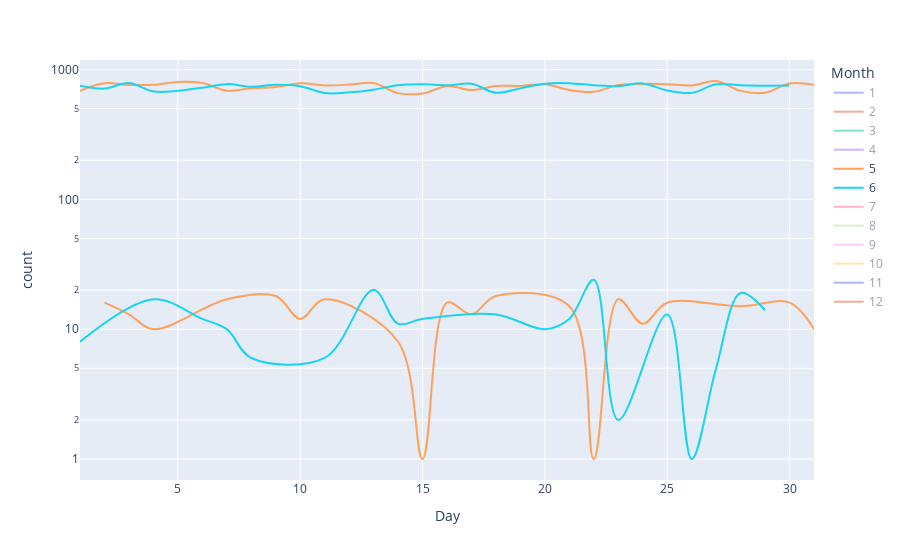

Write notebook code for a chart like this one.
### Code cell
fig = px.line(temp2, x="Day", y="count", color="Month", line_group="isFraud", hover_name="isFraud",
        line_shape="spline", render_mode="svg", log_y=True)
fig.show()

### Figure 1 — Plotly figure (JSON) as saved in the notebook; plotly's stock layout.template omitted (floating-point values rounded to 4 significant figures)
{"data": [{"hovertemplate": "<b>%{hovertext}</b><br><br>Month=1<br>isFraud=No<br>Day=%{x}<br>count=%{y}<extra></extra>", "hovertext": ["No", "No", "No", "No", "No", "No", "No", "No", "No", "No", "No", "No", "No", "No", "No", "No", "No", "No", "No", "No", "No", "No", "No", "No", "No", "No", "No", "No", "No", "No", "No"], "legendgroup": "1", "line": {"color": "#636efa", "dash": "solid", "shape": "spline"}, "marker": {"symbol": "circle"}, "mode": "lines", "name": "1", "orientation": "v", "showlegend": true, "type": "scatter", "visible": "legendonly", "x": [1, 2, 3, 4, 5, 6, 7, 8, 9, 10, 11, 12, 13, 14, 15, 16, 17, 18, 19, 20, 21, 22, 23, 24, 25, 26, 27, 28, 29, 30, 31], "xaxis": "x", "y": [800, 660, 755, 764, 723, 762, 761, 626, 701, 768, 767, 796, 745, 760, 688, 704, 739, 736, 751, 809, 755, 708, 660, 792, 730, 741, 772, 744, 644, 649, 775], "yaxis": "y"}, {"hovertemplate": "<b>%{hovertext}</b><br><br>Month=1<br>isFraud=Yes<br>Day=%{x}<br>count=%{y}<extra></extra>", "hovertext": ["Yes", "Yes", "Yes", "Yes", "Yes", "Yes", "Yes", "Yes", "Yes", "Yes", "Yes", "Yes", "Yes", "Yes", "Yes", "Yes", "Yes", "Yes", "Yes", "Yes"], "legendgroup": "1", "line": {"color": "#636efa", "dash": "solid", "shape": "spline"}, "marker": {"symbol": "circle"}, "mode": "lines", "name": "1", "orientation": "v", "showlegend": false, "type": "scatter", "visible": "legendonly", "x": [1, 3, 4, 5, 8, 9, 10, 11, 12, 15, 17, 18, 19, 22, 23, 24, 25, 26, 29, 31], "xaxis": "x", "y": [11, 14, 11, 1, 14, 2, 10, 4, 15, 7, 9, 10, 7, 11, 1, 8, 15, 20, 14, 19], "yaxis": "y"}, {"hovertemplate": "<b>%{hovertext}</b><br><br>Month=2<br>isFraud=No<br>Day=%{x}<br>count=%{y}<extra></extra>", "hovertext": ["No", "No", "No", "No", "No", "No", "No", "No", "No", "No", "No", "No", "No", "No", "No", "No", "No", "No", "No", "No", "No", "No", "No", "No", "No", "No", "No", "No"], "legendgroup": "2", "line": {"color": "#EF553B", "dash": "solid", "shape": "spline"}, "marker": {"symbol": "circle"}, "mode": "lines", "name": "2", "orientation": "v", "showlegend": true, "type": "scatter", "visible": "legendonly", "x": [1, 2, 3, 4, 5, 6, 7, 8, 9, 10, 11, 12, 13, 14, 15, 16, 17, 18, 19, 20, 21, 22, 23, 24, 25, 26, 27, 28], "xaxis": "x", "y": [740, 764, 808, 782, 661, 676, 787, 741, 752, 775, 753, 703, 698, 792, 780, 760, 743, 773, 674, 697, 777, 750, 736, 735, 792, 661, 668, 767], "yaxis": "y"}, {"hovertemplate": "<b>%{hovertext}</b><br><br>Month=2<br>isFraud=Yes<br>Day=%{x}<br>count=%{y}<extra></extra>", "hovertext": ["Yes", "Yes", "Yes", "Yes", "Yes", "Yes", "Yes", "Yes", "Yes", "Yes", "Yes", "Yes", "Yes", "Yes", "Yes", "Yes", "Yes"], "legendgroup": "2", "line": {"color": "#EF553B", "dash": "solid", "shape": "spline"}, "marker": {"symbol": "circle"}, "mode": "lines", "name": "2", "orientation": "v", "showlegend": false, "type": "scatter", "visible": "legendonly", "x": [1, 2, 5, 7, 8, 9, 12, 14, 15, 16, 19, 21, 22, 23, 25, 26, 28], "xaxis": "x", "y": [13, 16, 8, 4, 5, 3, 12, 11, 14, 15, 13, 8, 12, 11, 1, 4, 6], "yaxis": "y"}, {"hovertemplate": "<b>%{hovertext}</b><br><br>Month=3<br>isFraud=No<br>Day=%{x}<br>count=%{y}<extra></extra>", "hovertext": ["No", "No", "No", "No", "No", "No", "No", "No", "No", "No", "No", "No", "No", "No", "No", "No", "No", "No", "No", "No", "No", "No", "No", "No", "No", "No", "No", "No", "No", "No", "No"], "legendgroup": "3", "line": {"color": "#00cc96", "dash": "solid", "shape": "spline"}, "marker": {"symbol": "circle"}, "mode": "lines", "name": "3", "orientation": "v", "showlegend": true, "type": "scatter", "visible": "legendonly", "x": [1, 2, 3, 4, 5, 6, 7, 8, 9, 10, 11, 12, 13, 14, 15, 16, 17, 18, 19, 20, 21, 22, 23, 24, 25, 26, 27, 28, 29, 30, 31], "xaxis": "x", "y": [730, 773, 725, 759, 658, 675, 716, 762, 783, 828, 790, 734, 663, 737, 743, 754, 736, 785, 735, 711, 759, 789, 775, 721, 764, 727, 756, 740, 776, 735, 788], "yaxis": "y"}, {"hovertemplate": "<b>%{hovertext}</b><br><br>Month=3<br>isFraud=Yes<br>Day=%{x}<br>count=%{y}<extra></extra>", "hovertext": ["Yes", "Yes", "Yes", "Yes", "Yes", "Yes", "Yes", "Yes", "Yes", "Yes", "Yes", "Yes", "Yes", "Yes", "Yes", "Yes", "Yes", "Yes", "Yes", "Yes"], "legendgroup": "3", "line": {"color": "#00cc96", "dash": "solid", "shape": "spline"}, "marker": {"symbol": "circle"}, "mode": "lines", "name": "3", "orientation": "v", "showlegend": false, "type": "scatter", "visible": "legendonly", "x": [1, 2, 5, 7, 8, 9, 12, 13, 14, 15, 16, 19, 21, 22, 23, 25, 26, 28, 29, 30], "xaxis": "x", "y": [5, 6, 3, 9, 19, 14, 14, 2, 13, 13, 8, 17, 22, 10, 9, 3, 8, 14, 13, 13], "yaxis": "y"}, {"hovertemplate": "<b>%{hovertext}</b><br><br>Month=4<br>isFraud=No<br>Day=%{x}<br>count=%{y}<extra></extra>", "hovertext": ["No", "No", "No", "No", "No", "No", "No", "No", "No", "No", "No", "No", "No", "No", "No", "No", "No", "No", "No", "No", "No", "No", "No", "No", "No", "No", "No", "No", "No", "No"], "legendgroup": "4", "line": {"color": "#ab63fa", "dash": "solid", "shape": "spline"}, "marker": {"symbol": "circle"}, "mode": "lines", "name": "4", "orientation": "v", "showlegend": true, "type": "scatter", "visible": "legendonly", "x": [1, 2, 3, 4, 5, 6, 7, 8, 9, 10, 11, 12, 13, 14, 15, 16, 17, 18, 19, 20, 21, 22, 23, 24, 25, 26, 27, 28, 29, 30], "xaxis": "x", "y": [759, 693, 704, 723, 742, 765, 735, 762, 741, 641, 768, 722, 743, 766, 800, 666, 675, 767, 762, 740, 743, 770, 689, 693, 805, 738, 712, 761, 733, 676], "yaxis": "y"}, {"hovertemplate": "<b>%{hovertext}</b><br><br>Month=4<br>isFraud=Yes<br>Day=%{x}<br>count=%{y}<extra></extra>", "hovertext": ["Yes", "Yes", "Yes", "Yes", "Yes", "Yes", "Yes", "Yes", "Yes", "Yes", "Yes", "Yes", "Yes", "Yes", "Yes", "Yes", "Yes", "Yes"], "legendgroup": "4", "line": {"color": "#ab63fa", "dash": "solid", "shape": "spline"}, "marker": {"symbol": "circle"}, "mode": "lines", "name": "4", "orientation": "v", "showlegend": false, "type": "scatter", "visible": "legendonly", "x": [2, 4, 5, 6, 9, 11, 12, 13, 16, 18, 19, 20, 22, 23, 25, 26, 27, 30], "xaxis": "x", "y": [13, 15, 18, 9, 10, 13, 13, 5, 10, 12, 9, 21, 1, 16, 13, 14, 16, 10], "yaxis": "y"}, {"hovertemplate": "<b>%{hovertext}</b><br><br>Month=5<br>isFraud=No<br>Day=%{x}<br>count=%{y}<extra></extra>", "hovertext": ["No", "No", "No", "No", "No", "No", "No", "No", "No", "No", "No", "No", "No", "No", "No", "No", "No", "No", "No", "No", "No", "No", "No", "No", "No", "No", "No", "No", "No", "No", "No"], "legendgroup": "5", "line": {"color": "#FFA15A", "dash": "solid", "shape": "spline"}, "marker": {"symbol": "circle"}, "mode": "lines", "name": "5", "orientation": "v", "showlegend": true, "type": "scatter", "visible": true, "x": [1, 2, 3, 4, 5, 6, 7, 8, 9, 10, 11, 12, 13, 14, 15, 16, 17, 18, 19, 20, 21, 22, 23, 24, 25, 26, 27, 28, 29, 30, 31], "xaxis": "x", "y": [686, 784, 761, 763, 802, 788, 686, 716, 734, 785, 755, 766, 786, 658, 654, 745, 695, 748, 748, 769, 696, 674, 759, 775, 772, 754, 816, 685, 662, 781, 763], "yaxis": "y"}, {"hovertemplate": "<b>%{hovertext}</b><br><br>Month=5<br>isFraud=Yes<br>Day=%{x}<br>count=%{y}<extra></extra>", "hovertext": ["Yes", "Yes", "Yes", "Yes", "Yes", "Yes", "Yes", "Yes", "Yes", "Yes", "Yes", "Yes", "Yes", "Yes", "Yes", "Yes", "Yes", "Yes", "Yes", "Yes"], "legendgroup": "5", "line": {"color": "#FFA15A", "dash": "solid", "shape": "spline"}, "marker": {"symbol": "circle"}, "mode": "lines", "name": "5", "orientation": "v", "showlegend": false, "type": "scatter", "visible": true, "x": [2, 3, 4, 7, 9, 10, 11, 14, 15, 16, 17, 18, 21, 22, 23, 24, 25, 28, 30, 31], "xaxis": "x", "y": [16, 13, 10, 17, 18, 12, 17, 8, 1, 16, 13, 18, 15, 1, 17, 11, 16, 15, 16, 10], "yaxis": "y"}, {"hovertemplate": "<b>%{hovertext}</b><br><br>Month=6<br>isFraud=No<br>Day=%{x}<br>count=%{y}<extra></extra>", "hovertext": ["No", "No", "No", "No", "No", "No", "No", "No", "No", "No", "No", "No", "No", "No", "No", "No", "No", "No", "No", "No", "No", "No", "No", "No", "No", "No", "No", "No", "No", "No"], "legendgroup": "6", "line": {"color": "#19d3f3", "dash": "solid", "shape": "spline"}, "marker": {"symbol": "circle"}, "mode": "lines", "name": "6", "orientation": "v", "showlegend": true, "type": "scatter", "visible": true, "x": [1, 2, 3, 4, 5, 6, 7, 8, 9, 10, 11, 12, 13, 14, 15, 16, 17, 18, 19, 20, 21, 22, 23, 24, 25, 26, 27, 28, 29, 30], "xaxis": "x", "y": [750, 713, 787, 678, 686, 725, 772, 738, 763, 743, 659, 667, 700, 757, 769, 756, 777, 662, 716, 778, 785, 757, 743, 782, 689, 661, 769, 757, 751, 753], "yaxis": "y"}, {"hovertemplate": "<b>%{hovertext}</b><br><br>Month=6<br>isFraud=Yes<br>Day=%{x}<br>count=%{y}<extra></extra>", "hovertext": ["Yes", "Yes", "Yes", "Yes", "Yes", "Yes", "Yes", "Yes", "Yes", "Yes", "Yes", "Yes", "Yes", "Yes", "Yes", "Yes", "Yes", "Yes", "Yes"], "legendgroup": "6", "line": {"color": "#19d3f3", "dash": "solid", "shape": "spline"}, "marker": {"symbol": "circle"}, "mode": "lines", "name": "6", "orientation": "v", "showlegend": false, "type": "scatter", "visible": true, "x": [1, 4, 6, 7, 8, 11, 13, 14, 15, 18, 20, 21, 22, 23, 25, 26, 27, 28, 29], "xaxis": "x", "y": [8, 17, 12, 10, 6, 6, 20, 11, 12, 13, 10, 12, 24, 2, 13, 1, 5, 19, 14], "yaxis": "y"}, {"hovertemplate": "<b>%{hovertext}</b><br><br>Month=7<br>isFraud=No<br>Day=%{x}<br>count=%{y}<extra></extra>", "hovertext": ["No", "No", "No", "No", "No", "No", "No", "No", "No", "No", "No", "No", "No", "No", "No", "No", "No", "No", "No", "No", "No", "No", "No", "No", "No", "No", "No", "No", "No", "No", "No"], "legendgroup": "7", "line": {"color": "#FF6692", "dash": "solid", "shape": "spline"}, "marker": {"symbol": "circle"}, "mode": "lines", "name": "7", "orientation": "v", "showlegend": true, "type": "scatter", "visible": "legendonly", "x": [1, 2, 3, 4, 5, 6, 7, 8, 9, 10, 11, 12, 13, 14, 15, 16, 17, 18, 19, 20, 21, 22, 23, 24, 25, 26, 27, 28, 29, 30, 31], "xaxis": "x", "y": [762, 704, 717, 780, 737, 766, 761, 790, 674, 704, 746, 784, 766, 819, 754, 693, 697, 812, 737, 808, 790, 799, 668, 701, 791, 767, 751, 768, 745, 646, 666], "yaxis": "y"}, {"hovertemplate": "<b>%{hovertext}</b><br><br>Month=7<br>isFraud=Yes<br>Day=%{x}<br>count=%{y}<extra></extra>", "hovertext": ["Yes", "Yes", "Yes", "Yes", "Yes", "Yes", "Yes", "Yes", "Yes", "Yes", "Yes", "Yes", "Yes", "Yes", "Yes", "Yes", "Yes", "Yes", "Yes"], "legendgroup": "7", "line": {"color": "#FF6692", "dash": "solid", "shape": "spline"}, "marker": {"symbol": "circle"}, "mode": "lines", "name": "7", "orientation": "v", "showlegend": false, "type": "scatter", "visible": "legendonly", "x": [1, 2, 4, 5, 6, 9, 11, 12, 13, 16, 18, 19, 20, 23, 24, 25, 26, 27, 30], "xaxis": "x", "y": [2, 9, 7, 5, 8, 10, 6, 6, 1, 8, 7, 12, 13, 18, 1, 5, 14, 8, 16], "yaxis": "y"}, {"hovertemplate": "<b>%{hovertext}</b><br><br>Month=8<br>isFraud=No<br>Day=%{x}<br>count=%{y}<extra></extra>", "hovertext": ["No", "No", "No", "No", "No", "No", "No", "No", "No", "No", "No", "No", "No", "No", "No", "No", "No", "No", "No", "No", "No", "No", "No", "No", "No", "No", "No", "No", "No", "No", "No"], "legendgroup": "8", "line": {"color": "#B6E880", "dash": "solid", "shape": "spline"}, "marker": {"symbol": "circle"}, "mode": "lines", "name": "8", "orientation": "v", "showlegend": true, "type": "scatter", "visible": "legendonly", "x": [1, 2, 3, 4, 5, 6, 7, 8, 9, 10, 11, 12, 13, 14, 15, 16, 17, 18, 19, 20, 21, 22, 23, 24, 25, 26, 27, 28, 29, 30, 31], "xaxis": "x", "y": [768, 768, 719, 737, 777, 699, 714, 753, 759, 706, 731, 770, 688, 689, 753, 758, 763, 759, 741, 726, 709, 758, 780, 777, 723, 787, 679, 694, 761, 778, 735], "yaxis": "y"}, {"hovertemplate": "<b>%{hovertext}</b><br><br>Month=8<br>isFraud=Yes<br>Day=%{x}<br>count=%{y}<extra></extra>", "hovertext": ["Yes", "Yes", "Yes", "Yes", "Yes", "Yes", "Yes", "Yes", "Yes", "Yes", "Yes", "Yes", "Yes", "Yes", "Yes", "Yes", "Yes", "Yes", "Yes", "Yes"], "legendgroup": "8", "line": {"color": "#B6E880", "dash": "solid", "shape": "spline"}, "marker": {"symbol": "circle"}, "mode": "lines", "name": "8", "orientation": "v", "showlegend": false, "type": "scatter", "visible": "legendonly", "x": [1, 2, 3, 6, 8, 9, 10, 13, 15, 16, 17, 20, 22, 23, 24, 25, 27, 29, 30, 31], "xaxis": "x", "y": [12, 21, 21, 19, 24, 12, 15, 11, 9, 11, 9, 8, 9, 8, 10, 1, 11, 10, 12, 14], "yaxis": "y"}, {"hovertemplate": "<b>%{hovertext}</b><br><br>Month=9<br>isFraud=No<br>Day=%{x}<br>count=%{y}<extra></extra>", "hovertext": ["No", "No", "No", "No", "No", "No", "No", "No", "No", "No", "No", "No", "No", "No", "No", "No", "No", "No", "No", "No", "No", "No", "No", "No", "No", "No", "No", "No", "No", "No"], "legendgroup": "9", "line": {"color": "#FF97FF", "dash": "solid", "shape": "spline"}, "marker": {"symbol": "circle"}, "mode": "lines", "name": "9", "orientation": "v", "showlegend": true, "type": "scatter", "visible": "legendonly", "x": [1, 2, 3, 4, 5, 6, 7, 8, 9, 10, 11, 12, 13, 14, 15, 16, 17, 18, 19, 20, 21, 22, 23, 24, 25, 26, 27, 28, 29, 30], "xaxis": "x", "y": [726, 759, 663, 713, 783, 775, 747, 778, 725, 676, 719, 722, 776, 732, 761, 744, 673, 755, 733, 746, 769, 792, 804, 689, 714, 773, 760, 764, 730, 768], "yaxis": "y"}, {"hovertemplate": "<b>%{hovertext}</b><br><br>Month=9<br>isFraud=Yes<br>Day=%{x}<br>count=%{y}<extra></extra>", "hovertext": ["Yes", "Yes", "Yes", "Yes", "Yes", "Yes", "Yes", "Yes", "Yes", "Yes", "Yes", "Yes", "Yes", "Yes", "Yes", "Yes", "Yes", "Yes"], "legendgroup": "9", "line": {"color": "#FF97FF", "dash": "solid", "shape": "spline"}, "marker": {"symbol": "circle"}, "mode": "lines", "name": "9", "orientation": "v", "showlegend": false, "type": "scatter", "visible": "legendonly", "x": [2, 3, 5, 6, 7, 10, 12, 13, 14, 16, 17, 19, 20, 21, 24, 26, 27, 28], "xaxis": "x", "y": [2, 17, 13, 10, 10, 10, 6, 5, 2, 2, 8, 3, 4, 10, 11, 8, 12, 9], "yaxis": "y"}, {"hovertemplate": "<b>%{hovertext}</b><br><br>Month=10<br>isFraud=No<br>Day=%{x}<br>count=%{y}<extra></extra>", "hovertext": ["No", "No", "No", "No", "No", "No", "No", "No", "No", "No", "No", "No", "No", "No", "No", "No", "No", "No", "No", "No", "No", "No", "No", "No", "No", "No", "No", "No", "No", "No", "No"], "legendgroup": "10", "line": {"color": "#FECB52", "dash": "solid", "shape": "spline"}, "marker": {"symbol": "circle"}, "mode": "lines", "name": "10", "orientation": "v", "showlegend": true, "type": "scatter", "visible": "legendonly", "x": [1, 2, 3, 4, 5, 6, 7, 8, 9, 10, 11, 12, 13, 14, 15, 16, 17, 18, 19, 20, 21, 22, 23, 24, 25, 26, 27, 28, 29, 30, 31], "xaxis": "x", "y": [671, 676, 792, 815, 750, 786, 729, 692, 681, 724, 765, 784, 762, 752, 682, 714, 723, 757, 763, 730, 815, 689, 724, 737, 735, 777, 729, 787, 684, 750, 740], "yaxis": "y"}, {"hovertemplate": "<b>%{hovertext}</b><br><br>Month=10<br>isFraud=Yes<br>Day=%{x}<br>count=%{y}<extra></extra>", "hovertext": ["Yes", "Yes", "Yes", "Yes", "Yes", "Yes", "Yes", "Yes", "Yes", "Yes", "Yes", "Yes", "Yes", "Yes", "Yes", "Yes", "Yes", "Yes"], "legendgroup": "10", "line": {"color": "#FECB52", "dash": "solid", "shape": "spline"}, "marker": {"symbol": "circle"}, "mode": "lines", "name": "10", "orientation": "v", "showlegend": false, "type": "scatter", "visible": "legendonly", "x": [1, 3, 4, 5, 8, 10, 11, 12, 13, 15, 17, 18, 19, 22, 24, 25, 26, 27], "xaxis": "x", "y": [15, 14, 14, 18, 29, 17, 20, 21, 1, 22, 16, 15, 13, 18, 12, 17, 10, 3], "yaxis": "y"}, {"hovertemplate": "<b>%{hovertext}</b><br><br>Month=11<br>isFraud=No<br>Day=%{x}<br>count=%{y}<extra></extra>", "hovertext": ["No", "No", "No", "No", "No", "No", "No", "No", "No", "No", "No", "No", "No", "No", "No", "No", "No", "No", "No", "No", "No", "No", "No", "No", "No", "No", "No", "No", "No", "No"], "legendgroup": "11", "line": {"color": "#636efa", "dash": "solid", "shape": "spline"}, "marker": {"symbol": "circle"}, "mode": "lines", "name": "11", "orientation": "v", "showlegend": true, "type": "scatter", "visible": "legendonly", "x": [1, 2, 3, 4, 5, 6, 7, 8, 9, 10, 11, 12, 13, 14, 15, 16, 17, 18, 19, 20, 21, 22, 23, 24, 25, 26, 27, 28, 29, 30], "xaxis": "x", "y": [788, 765, 755, 789, 638, 698, 760, 754, 742, 741, 723, 644, 684, 753, 776, 737, 758, 721, 673, 668, 776, 725, 783, 781, 762, 658, 672, 703, 737, 790], "yaxis": "y"}, {"hovertemplate": "<b>%{hovertext}</b><br><br>Month=12<br>isFraud=No<br>Day=%{x}<br>count=%{y}<extra></extra>", "hovertext": ["No", "No", "No", "No", "No", "No", "No", "No", "No", "No", "No", "No", "No", "No", "No", "No", "No", "No", "No", "No", "No", "No", "No", "No", "No", "No", "No", "No", "No", "No", "No"], "legendgroup": "12", "line": {"color": "#EF553B", "dash": "solid", "shape": "spline"}, "marker": {"symbol": "circle"}, "mode": "lines", "name": "12", "orientation": "v", "showlegend": true, "type": "scatter", "visible": "legendonly", "x": [1, 2, 3, 4, 5, 6, 7, 8, 9, 10, 11, 12, 13, 14, 15, 16, 17, 18, 19, 20, 21, 22, 23, 24, 25, 26, 27, 28, 29, 30, 31], "xaxis": "x", "y": [789, 779, 641, 745, 724, 756, 812, 778, 835, 687, 707, 744, 754, 744, 735, 743, 665, 693, 789, 776, 748, 738, 762, 724, 780, 773, 746, 760, 734, 776, 734], "yaxis": "y"}], "layout": {"autosize": true, "legend": {"title": {"text": "Month"}, "tracegroupgap": 0}, "margin": {"t": 60}, "xaxis": {"anchor": "y", "autorange": true, "domain": [0, 1], "range": [1, 31], "title": {"text": "Day"}, "type": "linear"}, "yaxis": {"anchor": "x", "autorange": true, "domain": [0, 1], "range": [-0.1618, 3.073], "title": {"text": "count"}, "type": "log"}}}
